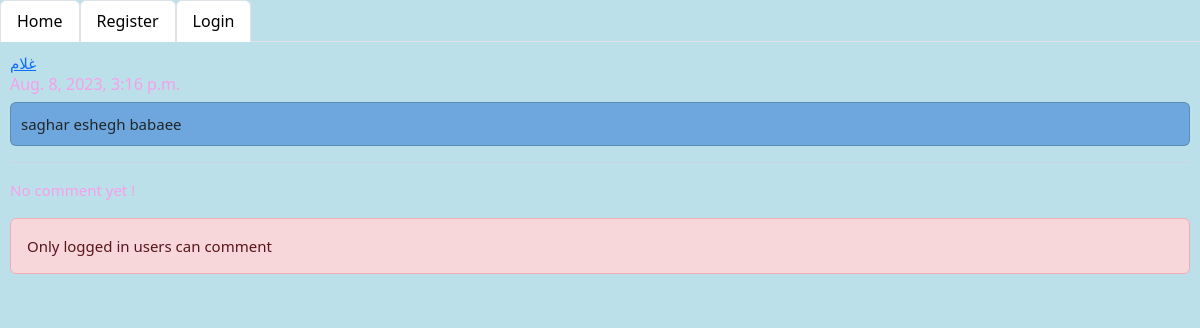
Page /post/7/saghar-eshegh-babaee/ on the earlier database version.
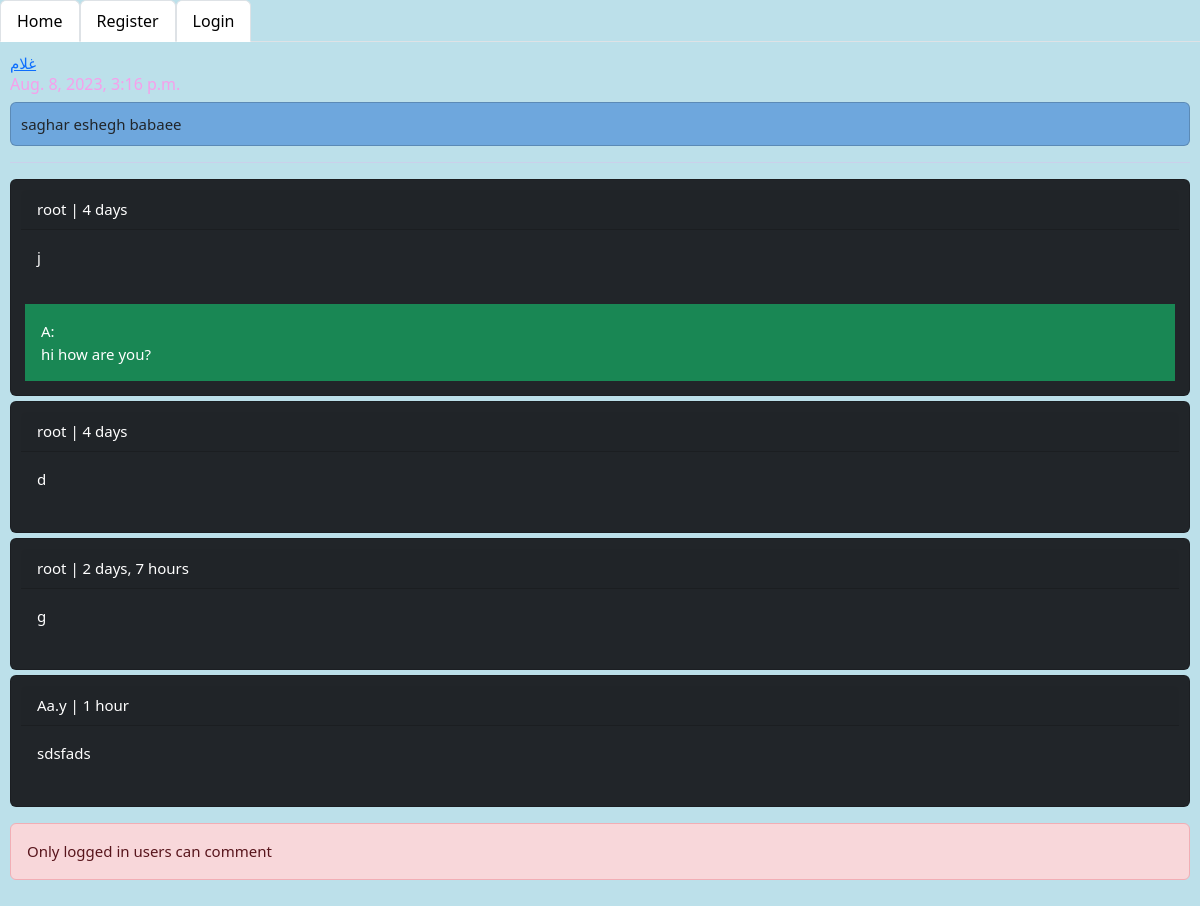
Same page on the later database version.
### home/models.py (models this page shows, shortened)
class Post(models.Model):
    user = models.ForeignKey(User, on_delete=models.CASCADE, related_name='posts')
    body = models.TextField()
    slug = models.SlugField(max_length=30)
    created = models.DateTimeField(auto_now_add=True)
    update = models.DateTimeField(auto_now=True)
    class Meta:
        ordering = ('-created','body')

class Comment(models.Model):
    user = models.ForeignKey(User, on_delete=models.CASCADE, related_name='ucomment')
    post = models.ForeignKey(Post, on_delete=models.CASCADE, related_name='comments')
    reply = models.ForeignKey('self', on_delete=models.CASCADE, related_name='recomments', blank=True, null=True)
    is_reply = models.BooleanField(default=False)
    body = models.TextField(max_length=400)
    created = models.DateTimeField(auto_now_add=True)

### home/views.py (the view, shortened to what this page needs)
# urls.py: path('post/<int:post_id>/<slug:post_slug>/', views.PostDetailView.as_view(), name='post_detail'),
class PostDetailView(View):
    form_class = CommentCreateForm
    form_class_reply = CommentReplyForm
    def setup(self, request, *args, **kwargs):
        self.post_instance = get_object_or_404(Post,pk=kwargs['post_id'], slug=kwargs['post_slug'])
        return super().setup(request,*args,**kwargs)
    def get(self, request, *args, **kwargs):
        comments = self.post_instance.comments.filter(is_reply=False)
        return render(request, 'home/detail.html', {'post': self.post_instance,'comment':comments,'form':self.form_class,'reply_form':self.form_class_reply})

### home/templates/home/detail.html (shortened to what this page needs)
{% extends 'base.html' %}
{% block content %}
<a href="{% url 'user_profile' post.user.id %}">{{ post.user.username }} </a>
<h6>{{ post.update }}</h6>
<p class="card">{{ post.body }}
<hr/>
{% for comment in comment %}
<div class="card bg-dark text-white"><p class="card-header">{{ comment.user }} | {{ comment.created|timesince }}</p><p class="card-body">{{ comment.body }}</p>
{% for reply in comment.recomments.all %}
<p class="bg-success p-3 m-1">{{ reply.user }}: <br/>{{ reply.body }}</p>
{% endfor %}
</div>
{% empty %}
<p>No comment yet !</p>
{% endfor %}
</p>
{% if request.user.is_authenticated %}
<form action="" method="post">
    {% csrf_token %}
    {{ form.as_p }}
    <input type="submit" value="send">
</form><br/>
{% else %}
<p class="alert alert-danger">Only logged in users can comment</p>
{% endif %}
{% endblock %}

### templates/base.html (shortened to what this page needs)
<!DOCTYPE html>
<html lang="en">
<head>
    <link href="https://cdn.jsdelivr.net/npm/bootstrap@5.3.0/dist/css/bootstrap.min.css" rel="stylesheet">
</head>
<body style="background-color: #bce0ea">
    {% include 'inc/navbar.html' %}
<div class = "jumbotron">
    {% block content %} {% endblock %}
</div>
</body>
</html>

### templates/inc/navbar.html
<ul class="nav nav-tabs">
    <a class="nav-link active" href="{% url 'home:home' %}">Home</a>
  {% if request.user.is_authenticated %}
      <a class="nav-link active" href="{% url 'user_profile' request.user.id %}">Profile</a>
    <a class="nav-link active" href="{% url 'user_logout' %}">Logout</a>
  {% else %}
    <a class="nav-link active" href="{% url 'user_register' %}">Register</a>
    <a class="nav-link active" href="{% url 'user_login' %}">Login</a>
  {% endif %}
</ul>

### templates/base.html (style rules this page uses)
.jumbotron { padding: 20px; margin-bottom: 20px; background-color: #bce0ea }

### home/templates/home/detail.html (style rules this page uses)
.jumbotron { padding: 10px; margin-bottom: 0px; font-size: 15px; color: #f69feb }
.card { padding: 10px; margin-bottom: 5px; font-size: 15px; background-color: #6ea7dd }

Differences in the rows shown:
added Comment: user "root", created "4 days", body "j", shown under "Aug. 8, 2023, 3:16 p.m."
added Comment: user "A", body "hi how are you?", shown under "root"
added Comment: user "root", created "4 days", body "d", shown under "Aug. 8, 2023, 3:16 p.m."
added Comment: user "root", created "2 days, 7 hours", body "g", shown under "Aug. 8, 2023, 3:16 p.m."
added Comment: user "Aa.y", created "1 hour", body "sdsfads", shown under "Aug. 8, 2023, 3:16 p.m."
Other differences:
text no longer shown: "No comment yet !"
